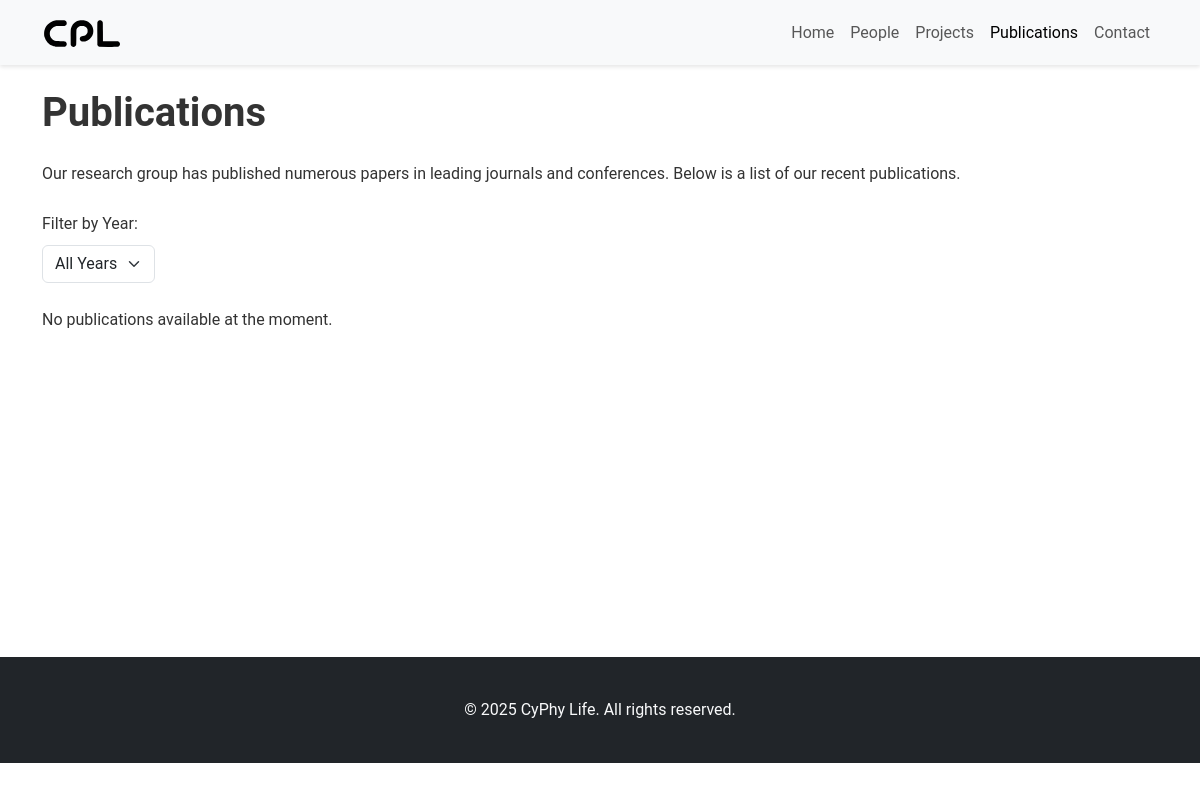
The app's page /publications/, older data.
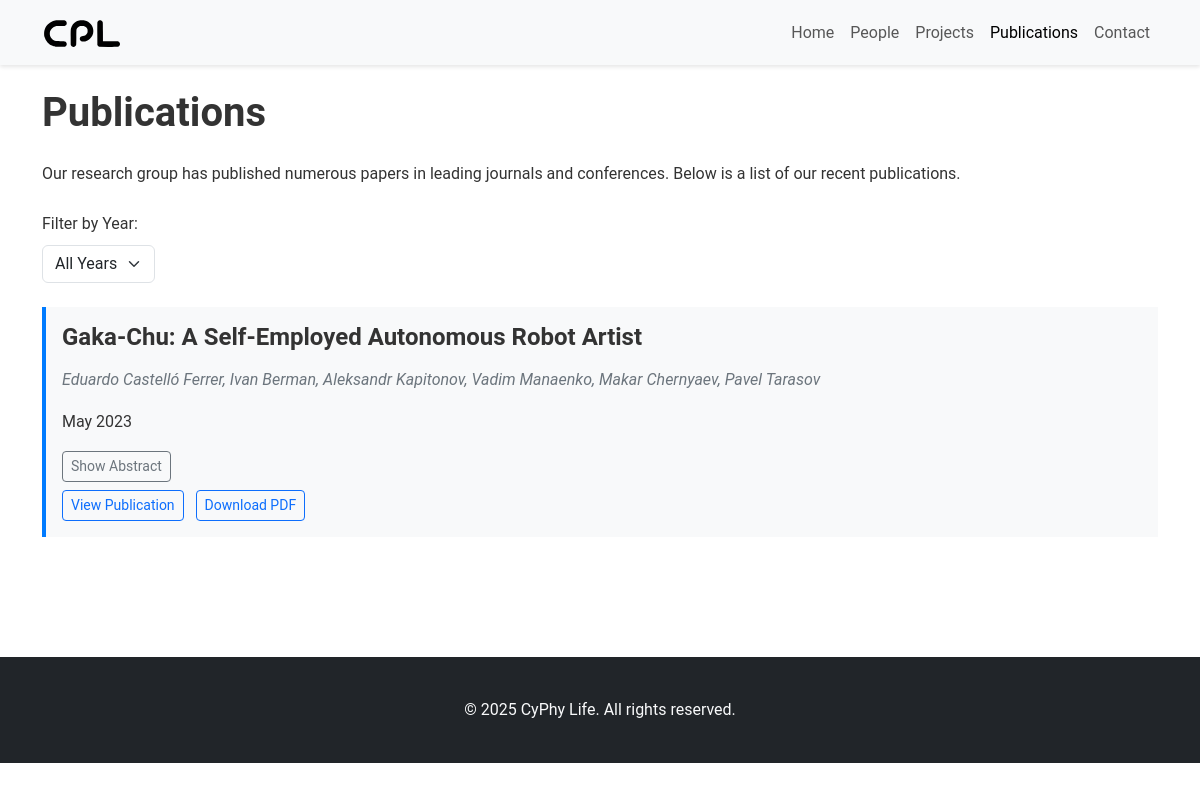
The same page, newer data.
### core/models.py (models this page shows, shortened)
class Publication(models.Model):
    title = models.CharField(max_length=300)
    authors = models.CharField(max_length=500)
    paperlink = models.URLField(blank=True)
    pdflink = models.URLField(blank=True)
    abstract = models.TextField(blank=True)
    date = models.DateField(blank=True, null=True)
    image = FilerImageField(null=True, blank=True, related_name="publication_images", on_delete=models.SET_NULL)
    class Meta:
        ordering = ['-date', 'title']
        verbose_name = "Publication"
        verbose_name_plural = "Publications"

### core/views.py (the view)
# urls.py: path('publications/', views.publications, name='publications'),
def publications(request):
    all_publications = Publication.objects.all().order_by('-date')
    publication_years = Publication.objects.dates('date', 'year', order='DESC')
    context = {
        'publications': all_publications,
        'publication_years': publication_years,
    }
    return render(request, 'core/publications.html', context)

### core/context_processors.py (called while the page is built)
def social_media_links(request):
    try:
        social_media = SocialMedia.objects.first()
    except SocialMedia.DoesNotExist:
        social_media = None
    return {'social_media': social_media}

### templates/core/publications.html (shortened to what this page needs)
{% extends 'base.html' %}
{% load static %}
{% block content %}
<h1 class="mb-4">Publications</h1>
<div class="mb-4">
    <p>
        Our research group has published numerous papers in leading journals and conferences.
        Below is a list of our recent publications.
    </p>
</div>
<div class="mb-4">
    <label for="publication-year-filter" class="form-label">Filter by Year:</label>
    <select id="publication-year-filter" class="form-select w-auto">
        <option value="all" selected>All Years</option>
    </select>
</div>
<div class="publications-list">
    {% for pub in publications %}
    <div class="publication" data-year="{{ pub.date|date:'Y' }}">
        <h4>{{ pub.title }}</h4>
        <p class="authors">{{ pub.authors }}</p>
        <p class="date">{{ pub.date|date:"F Y" }}</p>
        {% if pub.abstract %}
        <div class="abstract-toggle mb-2">
            <a class="btn btn-sm btn-outline-secondary" data-bs-toggle="collapse" href="#abstract-{{ forloop.counter }}" role="button">
                Show Abstract
            </a>
        </div>
        {% endif %}
        <div class="publication-links">
            {% if pub.paperlink %}
            <a href="{{ pub.paperlink }}" class="btn btn-sm btn-outline-primary me-2" target="_blank">View Publication</a>
            {% endif %}
            {% if pub.pdflink %}
            <a href="{{ pub.pdflink }}" class="btn btn-sm btn-outline-primary" target="_blank">Download PDF</a>
            {% endif %}
        </div>
    </div>
    {% empty %}
    <p>No publications available at the moment.</p>
    {% endfor %}
</div>
{% endblock %}

Row changes from the older to the newer data that the page shows:
added Publication: title "Gaka-Chu: A Self-Employed Autonomous Robot Artist", authors "Eduardo Castelló Ferrer, Ivan Berman, Aleksandr Kapitonov, Vadim Manaenko, Makar Chernyaev, Pavel Tarasov", date "May 2023"
Text that changed along with them:
text no longer shown: "No publications available at the moment."
